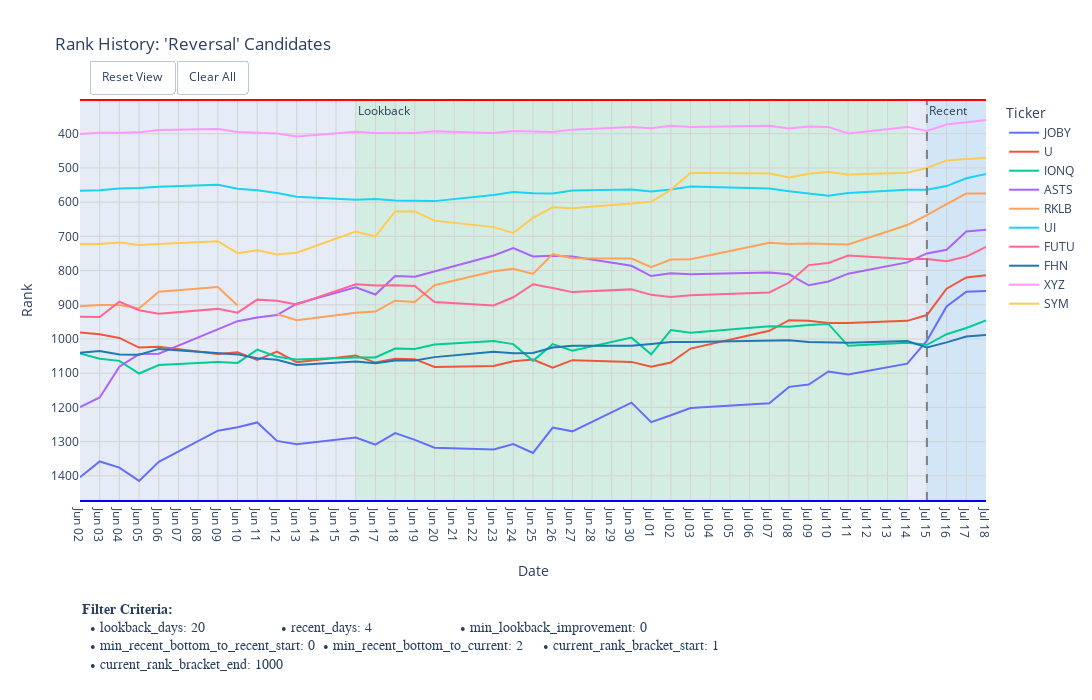

Notebook source saved alongside this figure:
### Code cell
plot_days = filter_criteria['lookback_days'] + filter_criteria['recent_days'] + 10  # add 10 extra days for plotting 

# 4. Call the new plotting function
if tickers_to_plot:
    plot_rank_with_criteria(
        # df_rank_history=selected_df.iloc[:, -plot_days::],
        df_rank_history=df_tickers_rank_history.iloc[:, -plot_days::],        
        # df_rank_history=selected_df,
        ticker_list=tickers_to_plot,
        title_suffix="'Reversal' Candidates",
        filter_criteria=filter_criteria, # Pass the dictionary here
        width=1150,
        height=700,
    )
else:
    print("No candidates found to plot.")

### Figure 1 — Plotly figure (JSON) as saved in the notebook; plotly's stock layout.template omitted (floating-point values rounded to 4 significant figures)
{"data": [{"hovertemplate": "Ticker=JOBY<br>index=%{x}<br>Rank=%{y}<extra></extra>", "legendgroup": "JOBY", "line": {"color": "#636EFA", "dash": "solid"}, "marker": {"symbol": "circle"}, "mode": "lines", "name": "JOBY", "orientation": "v", "showlegend": true, "type": "scatter", "x": ["2025-06-02T00:00:00", "2025-06-03T00:00:00", "2025-06-04T00:00:00", "2025-06-05T00:00:00", "2025-06-06T00:00:00", "2025-06-09T00:00:00", "2025-06-10T00:00:00", "2025-06-11T00:00:00", "2025-06-12T00:00:00", "2025-06-13T00:00:00", "2025-06-16T00:00:00", "2025-06-17T00:00:00", "2025-06-18T00:00:00", "2025-06-19T00:00:00", "2025-06-20T00:00:00", "2025-06-23T00:00:00", "2025-06-24T00:00:00", "2025-06-25T00:00:00", "2025-06-26T00:00:00", "2025-06-27T00:00:00", "2025-06-30T00:00:00", "2025-07-01T00:00:00", "2025-07-02T00:00:00", "2025-07-03T00:00:00", "2025-07-07T00:00:00", "2025-07-08T00:00:00", "2025-07-09T00:00:00", "2025-07-10T00:00:00", "2025-07-11T00:00:00", "2025-07-14T00:00:00", "2025-07-15T00:00:00", "2025-07-16T00:00:00", "2025-07-17T00:00:00", "2025-07-18T00:00:00"], "xaxis": "x", "y": [1404, 1358, 1376, 1415, 1359, 1268, 1258, 1244, 1298, 1308, 1288, 1309, 1275, 1295, 1318, 1323, 1307, 1333, 1259, 1270, 1186, 1243, 1223, 1202, 1188, 1140, 1133, 1095, 1104, 1072, 1005, 905, 862, 860], "yaxis": "y"}, {"hovertemplate": "Ticker=U<br>index=%{x}<br>Rank=%{y}<extra></extra>", "legendgroup": "U", "line": {"color": "#EF553B", "dash": "solid"}, "marker": {"symbol": "circle"}, "mode": "lines", "name": "U", "orientation": "v", "showlegend": true, "type": "scatter", "x": ["2025-06-02T00:00:00", "2025-06-03T00:00:00", "2025-06-04T00:00:00", "2025-06-05T00:00:00", "2025-06-06T00:00:00", "2025-06-09T00:00:00", "2025-06-10T00:00:00", "2025-06-11T00:00:00", "2025-06-12T00:00:00", "2025-06-13T00:00:00", "2025-06-16T00:00:00", "2025-06-17T00:00:00", "2025-06-18T00:00:00", "2025-06-19T00:00:00", "2025-06-20T00:00:00", "2025-06-23T00:00:00", "2025-06-24T00:00:00", "2025-06-25T00:00:00", "2025-06-26T00:00:00", "2025-06-27T00:00:00", "2025-06-30T00:00:00", "2025-07-01T00:00:00", "2025-07-02T00:00:00", "2025-07-03T00:00:00", "2025-07-07T00:00:00", "2025-07-08T00:00:00", "2025-07-09T00:00:00", "2025-07-10T00:00:00", "2025-07-11T00:00:00", "2025-07-14T00:00:00", "2025-07-15T00:00:00", "2025-07-16T00:00:00", "2025-07-17T00:00:00", "2025-07-18T00:00:00"], "xaxis": "x", "y": [981, 986, 997, 1025, 1023, 1044, 1039, 1061, 1037, 1068, 1048, 1069, 1058, 1059, 1082, 1079, 1065, 1060, 1084, 1062, 1067, 1081, 1069, 1028, 976, 945, 947, 953, 953, 947, 930, 853, 820, 814], "yaxis": "y"}, {"hovertemplate": "Ticker=IONQ<br>index=%{x}<br>Rank=%{y}<extra></extra>", "legendgroup": "IONQ", "line": {"color": "#00CC96", "dash": "solid"}, "marker": {"symbol": "circle"}, "mode": "lines", "name": "IONQ", "orientation": "v", "showlegend": true, "type": "scatter", "x": ["2025-06-02T00:00:00", "2025-06-03T00:00:00", "2025-06-04T00:00:00", "2025-06-05T00:00:00", "2025-06-06T00:00:00", "2025-06-09T00:00:00", "2025-06-10T00:00:00", "2025-06-11T00:00:00", "2025-06-12T00:00:00", "2025-06-13T00:00:00", "2025-06-16T00:00:00", "2025-06-17T00:00:00", "2025-06-18T00:00:00", "2025-06-19T00:00:00", "2025-06-20T00:00:00", "2025-06-23T00:00:00", "2025-06-24T00:00:00", "2025-06-25T00:00:00", "2025-06-26T00:00:00", "2025-06-27T00:00:00", "2025-06-30T00:00:00", "2025-07-01T00:00:00", "2025-07-02T00:00:00", "2025-07-03T00:00:00", "2025-07-07T00:00:00", "2025-07-08T00:00:00", "2025-07-09T00:00:00", "2025-07-10T00:00:00", "2025-07-11T00:00:00", "2025-07-14T00:00:00", "2025-07-15T00:00:00", "2025-07-16T00:00:00", "2025-07-17T00:00:00", "2025-07-18T00:00:00"], "xaxis": "x", "y": [1042, 1058, 1064, 1101, 1076, 1067, 1070, 1031, 1052, 1060, 1054, 1054, 1028, 1029, 1016, 1006, 1015, 1064, 1015, 1034, 996, 1045, 974, 982, 963, 964, 959, 956, 1020, 1011, 1017, 986, 968, 946], "yaxis": "y"}, {"hovertemplate": "Ticker=ASTS<br>index=%{x}<br>Rank=%{y}<extra></extra>", "legendgroup": "ASTS", "line": {"color": "#AB63FA", "dash": "solid"}, "marker": {"symbol": "circle"}, "mode": "lines", "name": "ASTS", "orientation": "v", "showlegend": true, "type": "scatter", "x": ["2025-06-02T00:00:00", "2025-06-03T00:00:00", "2025-06-04T00:00:00", "2025-06-05T00:00:00", "2025-06-06T00:00:00", "2025-06-09T00:00:00", "2025-06-10T00:00:00", "2025-06-11T00:00:00", "2025-06-12T00:00:00", "2025-06-13T00:00:00", "2025-06-16T00:00:00", "2025-06-17T00:00:00", "2025-06-18T00:00:00", "2025-06-19T00:00:00", "2025-06-20T00:00:00", "2025-06-23T00:00:00", "2025-06-24T00:00:00", "2025-06-25T00:00:00", "2025-06-26T00:00:00", "2025-06-27T00:00:00", "2025-06-30T00:00:00", "2025-07-01T00:00:00", "2025-07-02T00:00:00", "2025-07-03T00:00:00", "2025-07-07T00:00:00", "2025-07-08T00:00:00", "2025-07-09T00:00:00", "2025-07-10T00:00:00", "2025-07-11T00:00:00", "2025-07-14T00:00:00", "2025-07-15T00:00:00", "2025-07-16T00:00:00", "2025-07-17T00:00:00", "2025-07-18T00:00:00"], "xaxis": "x", "y": [1199, 1171, 1081, 1044, 1043, 970, 948, 937, 930, 897, 849, 870, 816, 818, 803, 756, 734, 759, 757, 759, 786, 816, 808, 811, 806, 811, 843, 832, 809, 776, 750, 739, 686, 681], "yaxis": "y"}, {"hovertemplate": "Ticker=RKLB<br>index=%{x}<br>Rank=%{y}<extra></extra>", "legendgroup": "RKLB", "line": {"color": "#FFA15A", "dash": "solid"}, "marker": {"symbol": "circle"}, "mode": "lines", "name": "RKLB", "orientation": "v", "showlegend": true, "type": "scatter", "x": ["2025-06-02T00:00:00", "2025-06-03T00:00:00", "2025-06-04T00:00:00", "2025-06-05T00:00:00", "2025-06-06T00:00:00", "2025-06-09T00:00:00", "2025-06-10T00:00:00", "2025-06-11T00:00:00", "2025-06-12T00:00:00", "2025-06-13T00:00:00", "2025-06-16T00:00:00", "2025-06-17T00:00:00", "2025-06-18T00:00:00", "2025-06-19T00:00:00", "2025-06-20T00:00:00", "2025-06-23T00:00:00", "2025-06-24T00:00:00", "2025-06-25T00:00:00", "2025-06-26T00:00:00", "2025-06-27T00:00:00", "2025-06-30T00:00:00", "2025-07-01T00:00:00", "2025-07-02T00:00:00", "2025-07-03T00:00:00", "2025-07-07T00:00:00", "2025-07-08T00:00:00", "2025-07-09T00:00:00", "2025-07-10T00:00:00", "2025-07-11T00:00:00", "2025-07-14T00:00:00", "2025-07-15T00:00:00", "2025-07-16T00:00:00", "2025-07-17T00:00:00", "2025-07-18T00:00:00"], "xaxis": "x", "y": [904, 901, 901, 911, 862, 848, 902, null, 927, 945, 923, 920, 888, 892, 843, 802, 795, 810, 752, 764, 765, 790, 768, 767, 719, 722, 721, 723, 724, 667, 638, 606, 575, 575], "yaxis": "y"}, {"hovertemplate": "Ticker=UI<br>index=%{x}<br>Rank=%{y}<extra></extra>", "legendgroup": "UI", "line": {"color": "#19D3F3", "dash": "solid"}, "marker": {"symbol": "circle"}, "mode": "lines", "name": "UI", "orientation": "v", "showlegend": true, "type": "scatter", "x": ["2025-06-02T00:00:00", "2025-06-03T00:00:00", "2025-06-04T00:00:00", "2025-06-05T00:00:00", "2025-06-06T00:00:00", "2025-06-09T00:00:00", "2025-06-10T00:00:00", "2025-06-11T00:00:00", "2025-06-12T00:00:00", "2025-06-13T00:00:00", "2025-06-16T00:00:00", "2025-06-17T00:00:00", "2025-06-18T00:00:00", "2025-06-19T00:00:00", "2025-06-20T00:00:00", "2025-06-23T00:00:00", "2025-06-24T00:00:00", "2025-06-25T00:00:00", "2025-06-26T00:00:00", "2025-06-27T00:00:00", "2025-06-30T00:00:00", "2025-07-01T00:00:00", "2025-07-02T00:00:00", "2025-07-03T00:00:00", "2025-07-07T00:00:00", "2025-07-08T00:00:00", "2025-07-09T00:00:00", "2025-07-10T00:00:00", "2025-07-11T00:00:00", "2025-07-14T00:00:00", "2025-07-15T00:00:00", "2025-07-16T00:00:00", "2025-07-17T00:00:00", "2025-07-18T00:00:00"], "xaxis": "x", "y": [567, 565, 560, 559, 555, 549, 561, 565, 573, 584, 593, 591, 595, 595, 597, 579, 570, 574, 575, 566, 563, 569, 563, 554, 560, 568, 574, 581, 573, 564, 564, 553, 530, 518], "yaxis": "y"}, {"hovertemplate": "Ticker=FUTU<br>index=%{x}<br>Rank=%{y}<extra></extra>", "legendgroup": "FUTU", "line": {"color": "#FF6692", "dash": "solid"}, "marker": {"symbol": "circle"}, "mode": "lines", "name": "FUTU", "orientation": "v", "showlegend": true, "type": "scatter", "x": ["2025-06-02T00:00:00", "2025-06-03T00:00:00", "2025-06-04T00:00:00", "2025-06-05T00:00:00", "2025-06-06T00:00:00", "2025-06-09T00:00:00", "2025-06-10T00:00:00", "2025-06-11T00:00:00", "2025-06-12T00:00:00", "2025-06-13T00:00:00", "2025-06-16T00:00:00", "2025-06-17T00:00:00", "2025-06-18T00:00:00", "2025-06-19T00:00:00", "2025-06-20T00:00:00", "2025-06-23T00:00:00", "2025-06-24T00:00:00", "2025-06-25T00:00:00", "2025-06-26T00:00:00", "2025-06-27T00:00:00", "2025-06-30T00:00:00", "2025-07-01T00:00:00", "2025-07-02T00:00:00", "2025-07-03T00:00:00", "2025-07-07T00:00:00", "2025-07-08T00:00:00", "2025-07-09T00:00:00", "2025-07-10T00:00:00", "2025-07-11T00:00:00", "2025-07-14T00:00:00", "2025-07-15T00:00:00", "2025-07-16T00:00:00", "2025-07-17T00:00:00", "2025-07-18T00:00:00"], "xaxis": "x", "y": [935, 936, 891, 916, 926, 912, 923, 885, 888, 899, 840, 844, 843, 845, 892, 902, 878, 840, 851, 863, 855, 871, 877, 872, 864, 835, 784, 778, 756, 766, 766, 773, 759, 731], "yaxis": "y"}, {"hovertemplate": "Ticker=FHN<br>index=%{x}<br>Rank=%{y}<extra></extra>", "legendgroup": "FHN", "line": {"color": "#1F77B4", "dash": "solid"}, "marker": {"symbol": "circle"}, "mode": "lines", "name": "FHN", "orientation": "v", "showlegend": true, "type": "scatter", "x": ["2025-06-02T00:00:00", "2025-06-03T00:00:00", "2025-06-04T00:00:00", "2025-06-05T00:00:00", "2025-06-06T00:00:00", "2025-06-09T00:00:00", "2025-06-10T00:00:00", "2025-06-11T00:00:00", "2025-06-12T00:00:00", "2025-06-13T00:00:00", "2025-06-16T00:00:00", "2025-06-17T00:00:00", "2025-06-18T00:00:00", "2025-06-19T00:00:00", "2025-06-20T00:00:00", "2025-06-23T00:00:00", "2025-06-24T00:00:00", "2025-06-25T00:00:00", "2025-06-26T00:00:00", "2025-06-27T00:00:00", "2025-06-30T00:00:00", "2025-07-01T00:00:00", "2025-07-02T00:00:00", "2025-07-03T00:00:00", "2025-07-07T00:00:00", "2025-07-08T00:00:00", "2025-07-09T00:00:00", "2025-07-10T00:00:00", "2025-07-11T00:00:00", "2025-07-14T00:00:00", "2025-07-15T00:00:00", "2025-07-16T00:00:00", "2025-07-17T00:00:00", "2025-07-18T00:00:00"], "xaxis": "x", "y": [1040, 1035, 1045, 1046, 1029, 1040, 1045, 1056, 1061, 1076, 1066, 1071, 1063, 1063, 1053, 1037, 1042, 1041, 1025, 1020, 1020, 1015, 1009, 1009, 1006, 1004, 1009, 1009, 1011, 1006, 1025, 1010, 993, 988], "yaxis": "y"}, {"hovertemplate": "Ticker=XYZ<br>index=%{x}<br>Rank=%{y}<extra></extra>", "legendgroup": "XYZ", "line": {"color": "#FF97FF", "dash": "solid"}, "marker": {"symbol": "circle"}, "mode": "lines", "name": "XYZ", "orientation": "v", "showlegend": true, "type": "scatter", "x": ["2025-06-02T00:00:00", "2025-06-03T00:00:00", "2025-06-04T00:00:00", "2025-06-05T00:00:00", "2025-06-06T00:00:00", "2025-06-09T00:00:00", "2025-06-10T00:00:00", "2025-06-11T00:00:00", "2025-06-12T00:00:00", "2025-06-13T00:00:00", "2025-06-16T00:00:00", "2025-06-17T00:00:00", "2025-06-18T00:00:00", "2025-06-19T00:00:00", "2025-06-20T00:00:00", "2025-06-23T00:00:00", "2025-06-24T00:00:00", "2025-06-25T00:00:00", "2025-06-26T00:00:00", "2025-06-27T00:00:00", "2025-06-30T00:00:00", "2025-07-01T00:00:00", "2025-07-02T00:00:00", "2025-07-03T00:00:00", "2025-07-07T00:00:00", "2025-07-08T00:00:00", "2025-07-09T00:00:00", "2025-07-10T00:00:00", "2025-07-11T00:00:00", "2025-07-14T00:00:00", "2025-07-15T00:00:00", "2025-07-16T00:00:00", "2025-07-17T00:00:00", "2025-07-18T00:00:00"], "xaxis": "x", "y": [401, 397, 397, 396, 389, 386, 395, 396, 399, 408, 394, 398, 397, 398, 393, 398, 392, 393, 395, 388, 380, 384, 377, 380, 377, 385, 379, 380, 399, 380, 392, 373, 367, 360], "yaxis": "y"}, {"hovertemplate": "Ticker=SYM<br>index=%{x}<br>Rank=%{y}<extra></extra>", "legendgroup": "SYM", "line": {"color": "#FECB52", "dash": "solid"}, "marker": {"symbol": "circle"}, "mode": "lines", "name": "SYM", "orientation": "v", "showlegend": true, "type": "scatter", "x": ["2025-06-02T00:00:00", "2025-06-03T00:00:00", "2025-06-04T00:00:00", "2025-06-05T00:00:00", "2025-06-06T00:00:00", "2025-06-09T00:00:00", "2025-06-10T00:00:00", "2025-06-11T00:00:00", "2025-06-12T00:00:00", "2025-06-13T00:00:00", "2025-06-16T00:00:00", "2025-06-17T00:00:00", "2025-06-18T00:00:00", "2025-06-19T00:00:00", "2025-06-20T00:00:00", "2025-06-23T00:00:00", "2025-06-24T00:00:00", "2025-06-25T00:00:00", "2025-06-26T00:00:00", "2025-06-27T00:00:00", "2025-06-30T00:00:00", "2025-07-01T00:00:00", "2025-07-02T00:00:00", "2025-07-03T00:00:00", "2025-07-07T00:00:00", "2025-07-08T00:00:00", "2025-07-09T00:00:00", "2025-07-10T00:00:00", "2025-07-11T00:00:00", "2025-07-14T00:00:00", "2025-07-15T00:00:00", "2025-07-16T00:00:00", "2025-07-17T00:00:00", "2025-07-18T00:00:00"], "xaxis": "x", "y": [722, 722, 718, 725, 722, 714, 749, 741, 753, 748, 686, 700, 627, 627, 654, 673, 690, 646, 615, 618, 604, 599, 564, 514, 516, 528, 517, 512, 519, 514, 500, 478, 474, 471], "yaxis": "y"}], "layout": {"annotations": [{"showarrow": false, "text": "Recent", "x": "2025-07-15T00:00:00", "xanchor": "left", "xref": "x", "y": 1, "yanchor": "top", "yref": "y domain"}, {"showarrow": false, "text": "Lookback", "x": "2025-06-16T00:00:00", "xanchor": "left", "xref": "x", "y": 1, "yanchor": "top", "yref": "y domain"}, {"align": "left", "font": {"family": "Courier New, monospace", "size": 14}, "showarrow": false, "text": "<b>Filter Criteria:</b><br>  • lookback_days: 20                   • recent_days: 4                      • min_lookback_improvement: 0       <br>  • min_recent_bottom_to_recent_start: 0  • min_recent_bottom_to_current: 2     • current_rank_bracket_start: 1     <br>  • current_rank_bracket_end: 1000    ", "x": 0, "xanchor": "left", "xref": "paper", "y": -0.25, "yanchor": "top", "yref": "paper"}], "height": 700, "legend": {"title": {"text": "Ticker"}, "tracegroupgap": 0}, "margin": {"b": 198.8}, "shapes": [{"fillcolor": "LightSkyBlue", "layer": "below", "line": {"width": 0}, "opacity": 0.2, "type": "rect", "x0": "2025-07-15T00:00:00", "x1": "2025-07-18T00:00:00", "xref": "x", "y0": 0, "y1": 1, "yref": "y domain"}, {"fillcolor": "LightGreen", "layer": "below", "line": {"width": 0}, "opacity": 0.2, "type": "rect", "x0": "2025-06-16T00:00:00", "x1": "2025-07-14T00:00:00", "xref": "x", "y0": 0, "y1": 1, "yref": "y domain"}, {"line": {"color": "grey", "dash": "dash", "width": 2}, "type": "line", "x0": "2025-07-15T00:00:00", "x1": "2025-07-15T00:00:00", "xref": "x", "y0": 0, "y1": 1, "yref": "y domain"}, {"line": {"color": "red", "width": 2}, "type": "line", "x0": 0, "x1": 1, "xref": "paper", "y0": 1, "y1": 1, "yref": "paper"}, {"line": {"color": "blue", "width": 2}, "type": "line", "x0": 0, "x1": 1, "xref": "paper", "y0": 0, "y1": 0, "yref": "paper"}], "title": {"text": "Rank History: 'Reversal' Candidates"}, "updatemenus": [{"buttons": [{"args": [{"visible": [true, true, true, true, true, true, true, true, true, true]}], "label": "Reset View", "method": "restyle"}, {"args": [{"visible": ["legendonly", "legendonly", "legendonly", "legendonly", "legendonly", "legendonly", "legendonly", "legendonly", "legendonly", "legendonly"]}], "label": "Clear All", "method": "restyle"}], "direction": "left", "showactive": false, "type": "buttons", "x": 0.01, "xanchor": "left", "y": 1.1, "yanchor": "top"}], "width": 1150, "xaxis": {"anchor": "y", "domain": [0, 1], "dtick": "D7", "gridcolor": "LightGrey", "minor": {"dtick": "D1", "gridcolor": "rgba(235, 235, 235, 0.5)", "showgrid": true}, "range": ["2025-06-02T00:00:00", "2025-07-18T00:00:00"], "showgrid": true, "tickformat": "%b %d", "title": {"standoff": 25, "text": "Date"}, "type": "date"}, "yaxis": {"anchor": "x", "autorange": "reversed", "domain": [0, 1], "dtick": 100, "gridcolor": "LightGrey", "showgrid": true, "title": {"text": "Rank"}}}}
